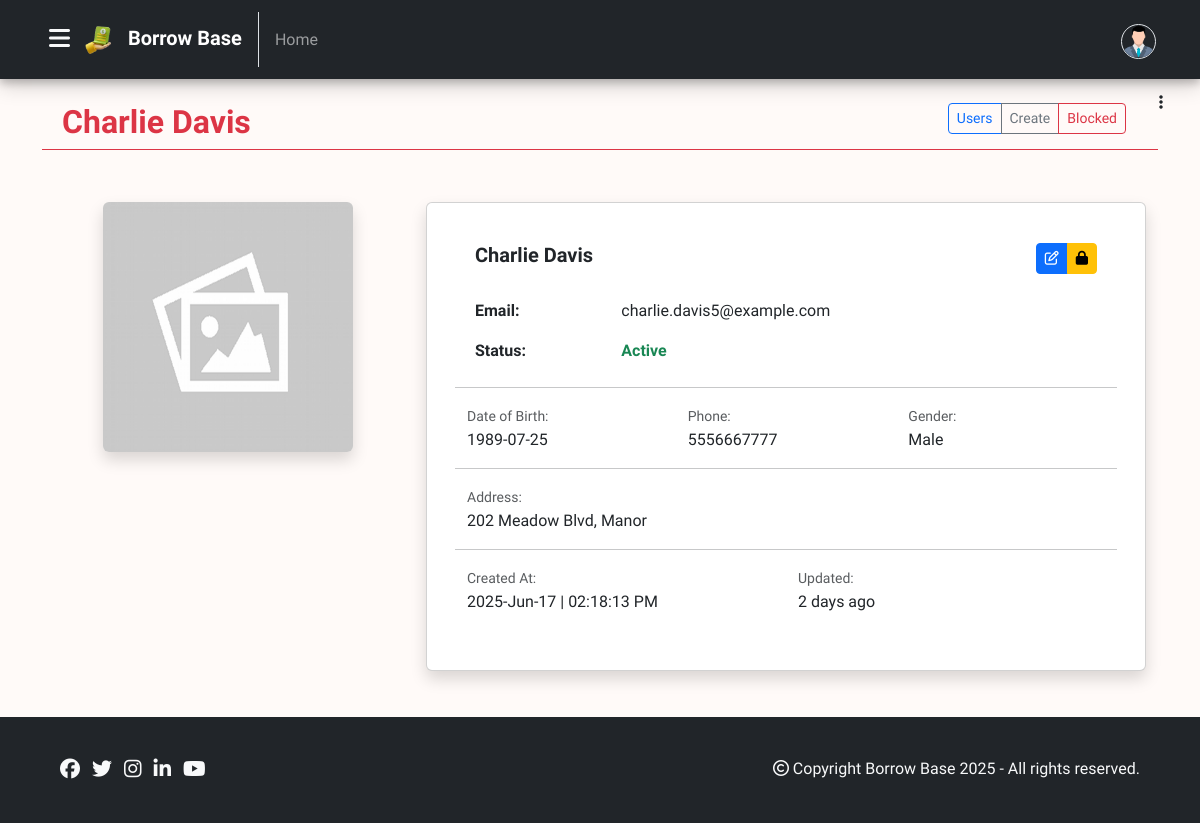
Screenshot of /admin/users/view.php?id=5 (signed in) with the database file from the repository.
### tables this page shows
CREATE TABLE `users` (
  `id` int(11) NOT NULL,
  `name` varchar(255) NOT NULL,
  `email` varchar(255) NOT NULL,
  `password` varchar(255) NOT NULL,
  `gender` char(1) DEFAULT NULL,
  `dob` date DEFAULT NULL,
  `phone` varchar(15) DEFAULT NULL,
  `address` varchar(255) DEFAULT NULL,
  `image` varchar(255) DEFAULT NULL,
  `role` char(1) NOT NULL DEFAULT 'u',
  `status` tinyint(1) NOT NULL DEFAULT 1,
  `created_at` datetime NOT NULL DEFAULT current_timestamp(),
  `updated_at` datetime NOT NULL DEFAULT current_timestamp()
);

### logics/db.php (called while the page is built, shortened)
<?php
class db
{
	private $dbHost = "localhost";
	private $dbUser = "root";
	private $dbPassword = "";
	private $dbName = "borrow_base";
	private $mysqli = "";
	private $conn = false;
	public function __construct()
	{
		if(!$this->conn)
		{
			$this->mysqli = new mysqli($this->dbHost, $this->dbUser, $this->dbPassword, $this->dbName);
			$this->conn = true;
		}
		else
		{
			return true;
		}
	}
	public function dynamicallyBindParameters($query, $params)
	{
		$types = '';
	        foreach($params as $param)
	        {
	            if(is_int($param))
	            {	$types .= 'i';	}
	            elseif (is_float($param))
	            {	$types .= 'd';	}
	            elseif (is_string($param))
	            {   $types .= 's';	}
	            else
	            {   $types .= 'b';	}
	        }
	        $bind_names[] = $types;
	        for ($i=0; $i<count($params);$i++)
	        {
	            $bind_name = 'bind' . $i;
	            $bind_names[] = &$$bind_name;
	        }
	        return $bind_names;
	}
	public function executeSQL($query, $params, $select = false)
	{
	    if (!empty($params))
	    {
	        $bind_names = $this->dynamicallyBindParameters($query, $params);
			$query = $this->mysqli->prepare($query);
	        call_user_func_array(array($query,'bind_param'), $bind_names);
	        $query->execute();
	        if($select)
	        {
	        	$result = $query->get_result()->fetch_all(MYSQLI_ASSOC);
	    	}
	    }
	    return $result;
	}
	public function timestampToCustomHumanReadable($timestamp) {
        $currentTimestamp = time();
        $timeDifference = abs($currentTimestamp - $timestamp);
        $secondsPerMinute = 60;
        $secondsPerHour = $secondsPerMinute * 60;
        $secondsPerDay = $secondsPerHour * 24;
        $secondsPerWeek = $secondsPerDay * 7;
        $secondsPerMonth = $secondsPerDay * 30;
        $secondsPerYear = $secondsPerDay * 365;
        if ($timeDifference >= $secondsPerYear) {
            $years = floor($timeDifference / $secondsPerYear);
            return $years . " year" . ($years > 1 ? "s" : "") . " ago";
        } elseif ($timeDifference >= $secondsPerMonth) {
            $months = floor($timeDifference / $secondsPerMonth);
            return $months . " month" . ($months > 1 ? "s" : "") . " ago";
        } elseif ($timeDifference >= $secondsPerWeek) {
            $weeks = floor($timeDifference / $secondsPerWeek);
            return $weeks . " week" . ($weeks > 1 ? "s" : "") . " ago";
        } elseif ($timeDifference >= $secondsPerDay) {
            $days = floor($timeDifference / $secondsPerDay);
            return $days . " day" . ($days > 1 ? "s" : "") . " ago";
        } elseif ($timeDifference >= $secondsPerHour) {
            $hours = floor($timeDifference / $secondsPerHour);
            return $hours . " hour" . ($hours > 1 ? "s" : "") . " ago";
        } else {
            $minutes = floor($timeDifference / $secondsPerMinute);
            return $minutes . " minute" . ($minutes > 1 ? "s" : "") . " ago";
        }
    }
}
?>

### admin/includes/header.php (called while the page is built, shortened)
<?php
include('../../logics/db.php');
$obj = new db();
include('variables.php');
?>

### admin/users/variables.php (called while the page is built, shortened)
<?php
$plural = "users";
?>

### admin/users/view.php (the view, shortened to what this page needs)
<?php
include('../includes/header.php');
$id = $_GET['id'];
$paramList = [$id];
$sql = "SELECT * FROM $plural WHERE id = ? AND role != 'a'";
$result = $obj->executeSQL($sql, $paramList, true);
if($result == '' || empty($result))
{
    $_SESSION['error'] = "Something went wrong.";
    header('location: index.php'); die();
}
else
{
    $row = $result[0];
}
?>
<!DOCTYPE html>
<html lang="en">
<head>
    <?php include('../includes/head-contents.php'); ?>
</head>
<body>
    <?php include('../includes/admin-navbar.php'); ?>
    <?php include('../includes/admin-sidebar.php'); ?>
    <div class="container my-4">
        <div class="row px-2">
            <div class="col-6">
                <h2 class="text-danger fw-bold"><?php echo $row['name']; ?></h2>
            </div>
            <div class="col-6 text-end">
                <div class="btn-group" role="group" aria-label="Basic outlined example">
                    <a href="index.php" type="button" class="btn btn-sm btn-outline-primary"><?php echo ucwords($plural); ?></a>
                    <a href="create.php" type="button" class="btn btn-sm btn-outline-secondary">Create</a>
                    <a href="blocked.php" type="button" class="btn btn-sm btn-outline-danger">Blocked</a>
                </div>
            </div>
        </div>
        <hr class="text-danger opacity-100 my-0">
    </div>
    <div class="container my-5 px-4 py-1">
    <div class="row">
        <div class="col-md-4 text-center">
            <?php $img = empty($row['image']) ? "../../images/placeholder.png" : "../uploads/$plural/" . $row['image']?>
            <img src="<?php echo $img; ?>" class="img img-fluid shadow rounded mb-4 entityImage" alt="User Image">
        </div>
        <div class="col-md-8">
            <div class="card shadow rounded p-4">
                <div class="card-body">
                    <div class="row px-2">
                        <div class="col-6">
                            <h5 class="card-title mb-4 fw-bold"><?php echo $row['name']; ?></h5>
                        </div>
                        <div class="col-6 text-end">
                            <div class="btn-group" role="group" aria-label="Basic outlined example">
                                <a href="edit.php?id=<?php echo $row['id'] ?>" class="btn btn-primary btn-sm p-1 px-2 icon-button" id="btnEdit">
                                <i class="fa fa-edit" data-bs-toggle="tooltip" data-bs-placement="top" title="Edit"></i>
                                </a>
                                <?php if($row['status'] == 0) { ?>
                                    <a href="unblock.php?id=<?php echo $row['id'] ?>" class="block btn btn-warning btn-sm p-1 px-2 icon-button">
                                    <i class="fa fa-lock-open" data-bs-toggle="tooltip" data-bs-placement="top" title="Unblock"></i>
                                    </a>
                                <?php } else { ?>
                                    <a href="block.php?id=<?php echo $row['id'] ?>" class="block btn btn-warning btn-sm p-1 px-2 icon-button">
                                    <i class="fa fa-lock" data-bs-toggle="tooltip" data-bs-placement="top" title="Block"></i>
                                    </a>
                                <?php  } ?>
                            </div>
                        </div>
                    </div>
                    <table class="table table-borderless">
                        <tr>
                            <td class="fw-bold">Email:</td>
                            <td><?php echo $row['email'] ?></td>
                        </tr>
                        <tr>
                            <?php
                                $status = "";
                                $statusClass = "";
                                if ($row['status'] == "1") {
                                    $status =  "Active";
                                    $statusClass = "text-success";
                                } elseif ($row['status'] == "0") {
                                    $status =  "Blocked";
                                    $statusClass = "text-danger";
                                }
                            ?>
                            <td class="fw-bold">Status:</td>
                            <td class="<?php echo $statusClass; ?> fw-bold"><?php echo $status; ?></td>
                        </tr>
                    </table>
                    <div class="row">
                        <hr>
                        <div class="col">
                            <small class="text-muted">Date of Birth:</small>
                            <p><?php echo ($row['dob'] != "") ? $row['dob'] : "--"  ?></p>
                        </div>
                        <div class="col">
                            <small class="text-muted">Phone:</small>
                            <p><?php echo ($row['phone'] != "") ? $row['phone'] : "--"  ?></p>
                        </div>
                        <div class="col">
                            <small class="text-muted">Gender:</small>
                            <?php
                                $gender = "--";
                                if ($row['gender'] == "m")
                                {
                                    $gender =  "Male";
                                }
                                elseif($row['gender'] == "f")
                                {
                                    $gender =  "Female";
                                }
                                elseif($row['gender'] == "o")
                                {
                                    $gender =  "Other";
                                }
                            ?>
                            <p><?php echo $gender; ?></p>
                        </div>
                        <hr>
                    </div>
                    <div class="row">
                        <div class="col">
                            <small class="text-muted">Address:</small>
                            <p><?php echo ($row['address'] != "") ? $row['address'] : "--"  ?></p>
                        </div>
                        <hr>
                    </div>
                    <div class="row">
                        <div class="col">
                            <small class="text-muted">Created At:</small>
                            <p><?php echo date('Y-M-d | h:i:s A', strtotime($row["created_at"])); ?></p>
                        </div>
                        <div class="col">
                            <small class="text-muted">Updated:</small>
                            <?php $date = strtotime($row["updated_at"]); ?>
                            <p><?php echo $obj->timestampToCustomHumanReadable($date); ?></p>
                        </div>
                    </div>
                </div>
            </div>
        </div>
    </div>
</div>
    <?php include('../../includes/footer.php'); ?>
</body>
</html>

### css/style.css (style rules this page uses)
* { font-family: 'Cabin', Helvetica, sans-serif; }
body { min-height: 100vh; position: relative; margin: 0; padding-bottom: 100px; box-sizing: border-box; background-color: #FFFAF8; }
.entityImage { width: 250px; height: 250px; }

### rows the page displays
users: name "Charlie Davis", email "charlie.davis5@example.com", status "Active", dob "1989-07-25", phone "5556667777", gender "Male", address "202 Meadow Blvd, Manor", created_at "2025-Jun-17 | 02:18:13 PM", updated_at "2 days ago"

### other values shown
WEBSITE_NAME "Borrow Base"
$plural "Users"
